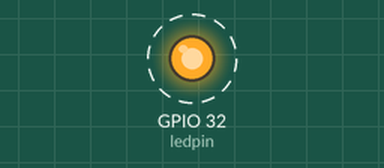
Simulated run of this program. Board: ESP32. Shown: output pins drawn as LEDs (lit = HIGH). Dashed ring = blinking.

Above: at 0.1 s.
Timing chart, 0 to 3.0 s (numbered marks = the images above):
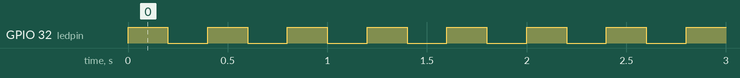

The program:

main.cpp
```cpp
// LED Blink - teste inicial de comunicação e controle de uma saída digital na ESP32 por meio da Arduino IDE

/* Apesar de simples, esse exemplo nos permite verificar se a comunicação entre o PC e a ESP32 esta sendo bem sucedida;
e controlar de forma safistarória uma saída digital, representada pelo LED. Além disso, é usado o próprio LED onboard (pino 2)
indicando que esta tudo ok com a placa (ESP32 Devkit).
*/
#include <Arduino.h>

#define ledpin 32
void setup() { // configurações

pinMode(ledpin, OUTPUT); // pino 2 como saída (LED onboard da ESP32)
digitalWrite(ledpin,LOW); // escreve na saída  valor LOW (LED inicialmente desligado)

}

void loop() { // programa principal


digitalWrite(ledpin, HIGH);  // liga o LED (escreve valor lógio HIGH na saída - pino 2)
delay(200); // delay de 200 ms (Tempo que o LED fica ligado)
digitalWrite(ledpin, LOW); // desliga o LED (escreve valór lógico LOW na saída - pino 2)
delay(200); // delay de 200 ms (Tempo que o LED fica desligado)
// loop

}


/*
Exemplo de código na IDE Nativa ESP-IDF

#include "freertos/FreeRTOS.h"
#include "freertos/task.h"
#include "driver/gpio.h"


#define PIN 2
#define BT_PIN 34

void setup(){}

void loop ()
{
    gpio_pad_select_gpio(PIN);
    gpio_set_direction(PIN, GPIO_MODE_OUTPUT);

    gpio_pad_select_gpio(BT_PIN);
    gpio_set_direction(BT_PIN, GPIO_MODE_INPUT);

    bool status = 0;

    while(1){
        //status = !status;

        status = gpio_get_level(BT_PIN);
        gpio_set_level(PIN,status);
        vTaskDelay(10 / portTICK_PERIOD_MS);
    }
}

*/
```

Measured:
- by itself, GPIO 32 (ledpin): alternates HIGH for 0.20 s and LOW for 0.20 s
